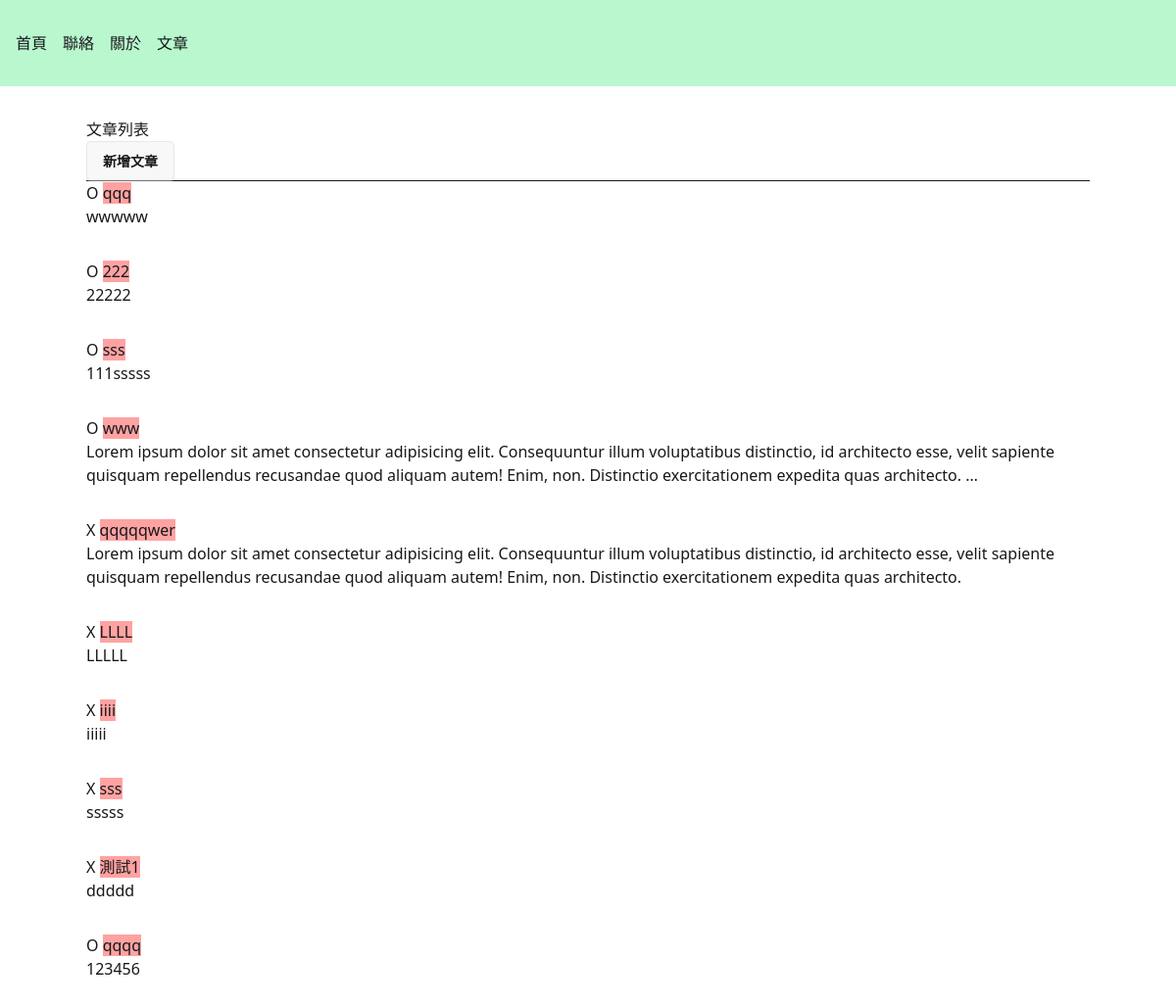
The page / on the database its author committed.
### articles/models.py (models this page shows, shortened)
class Article(models.Model):
    title = models.CharField(max_length=200, null=False)
    content = models.TextField(null=True)
    is_published = models.BooleanField(default=False, null=False)

### articles/views.py (the view)
# urls.py: path("", views.index, name="index"),
def index(request):
    if request.method == "POST":
        form = ArticleForm(request.POST)
        form.save()
        messages.success(request, "新增成功")
        return redirect("articles:index")
    else:
        articles = Article.objects.order_by("-id")
        return render(request, "articles/index.html", {"articles": articles})

### articles/templates/articles/index.html
{% extends "layouts/default.html" %}
{% block content %}
<h1>文章列表</h1>
<a href="{% url  'articles:create' %}" class="btn">新增文章</a>
<hr>
{% for article in articles %}
<article class="mb-8">
  <h2>
    {% if article.is_published %} O {% else %} X {% endif %}
      <a
        class="bg-red-300"
        href="{% url 'articles:detail' article.id %}">
        {{ article.title }}
      </a>
  </h2>
  <p>
    {{ article.content | truncatewords:30 }}
  </p>
</article>
{% endfor %}
{% endblock %}

### rows shown on the page
Article: is_published "O", title "qqq", content "wwwww"
Article: is_published "O", title "222", content "22222"
Article: is_published "O", title "sss", content "111sssss"
Article: is_published "O", title "www", content "Lorem ipsum dolor sit amet consectetur adipisicing elit. Consequuntur illum voluptatibus distinctio, id architecto esse, velit sapiente quisquam repellendus recusandae quod aliquam autem! Enim, non. Distinctio exercitationem expedita quas architecto. …"
Article: is_published "X", title "qqqqqwer", content "Lorem ipsum dolor sit amet consectetur adipisicing elit. Consequuntur illum voluptatibus distinctio, id architecto esse, velit sapiente quisquam repellendus recusandae quod aliquam autem! Enim, non. Distinctio exercitationem expedita quas architecto."
Article: is_published "X", title "LLLL", content "LLLLL"
Article: is_published "X", title "iiii", content "iiiii"
Article: is_published "X", title "sss", content "sssss"
Article: is_published "X", title "測試1", content "ddddd"
Article: is_published "O", title "qqqq", content "123456"
